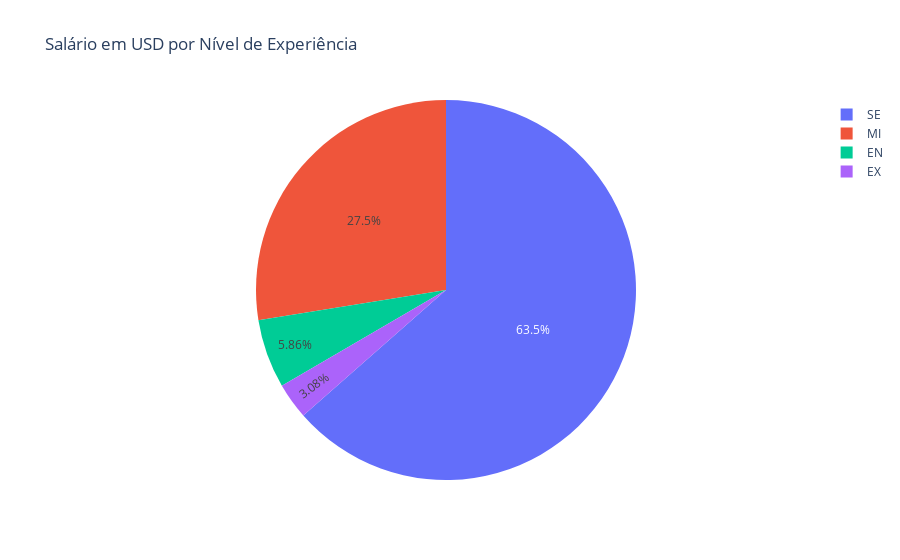

Source (notebook cell):
### Code cell
import pandas as pd
# df é dataframe

df = pd.read_csv("https://raw.githubusercontent.com/guilhermeonrails/data-jobs/refs/heads/main/salaries.csv")
# Mostrar as 5 primeiras linhas do dataframe

df.head()
# Mostrar as 5 últimas linhas do dataframe

df.head(10)
# Mostrar as primeiras 10 linhas

df.info ()
# Mostrar informações sobre o dataframe

df.describe()
# Mostrar estatísticas descritivas do dataframe

df.shape 
# Mostrar o tamanho do dataframe

linhas, colunas = df.shape [0], df.shape[1]
# Mostrar o número de linhas e colunas do dataframe

print("linhas:", linhas, "colunas:", colunas)
# Mostrar o número de linhas e colunas do dataframe

df.columns
# Mostrar os nomes das colunas do dataframe

renomear_colunas = {

'work_year':  'ano_trabalho',
'experience_level': 'nivel_experiencia',
'employment_type': 'tipo_emprego',
'job_title':'cargo',
'salary':'salario',
'salary_currency':'moeda_salario',
'salary_in_usd':'salario_em_usd',
'employee_residence': 'residencia_funcionario',
'remote_ratio':'percentual_remoto',
'company_location':'local_empresa',
'company_size':'porte_empresa'

}

df.rename(columns= renomear_colunas, inplace=True)

df.columns

# Renomear as colunas do dataframe para português


df["nivel_experiencia"].value_counts()
# Contar os valores únicos da coluna 'nivel_experiencia'

df["tipo_emprego"].value_counts()
# Contar os valores únicos da coluna 'tipo_emprego' e ordenar por índice

df["percentual_remoto"].value_counts()
# Contar os valores únicos da coluna 'remote_ratio' e ordenar por índice

df["porte_empresa"].value_counts()
# Contar os valores únicos da coluna 'company_size' e ordenar por índice

df.head()

df.describe(include="object")

df.describe()


#Daqui para frente, Aula 2

df.isnull()
# Verificar se há valores nulos no dataframe 

df.isnull().sum()
# Contar o número de valores nulos em cada coluna do dataframe

df ['ano_trabalho'].unique()
# Mostrar os valores únicos da coluna 'ano_trabalho'

df[df.isnull().any(axis=1)]
# Filtrar as linhas que possuem pelo menos um valor nulo em qualquer coluna

import numpy as np 


df_salarios = pd.DataFrame({
    # Criar um dataframe com os dados dos funcionários
    # 'nome' e 'salario' são as colunas do dataframe
    # 'nome' contém os nomes dos funcionários
    # 'salario' contém os salários dos funcionários
    'nome': ["ana", "bruno", "carlos", "daniele", "Val"],
    #os nomes dos funcionários do dataframe
    'salario': [4000, np.nan, 5000, np.nan, 100000]
    #os salários dos funcionários do dataframe
})

df_salarios['salario_media'] = df_salarios['salario']. fillna(df_salarios['salario'].mean().round(2))
# Calcular a média dos salários, preenchendo os valores nulos com a média arredondada para duas casas decimais

df_salarios['salario_mediana'] = df_salarios['salario']. fillna(df_salarios['salario'].median())
# Calcular a mediana dos salários, preenchendo os valores nulos com a mediana


df_salarios
# Mostrar o dataframe atualizado com a coluna 'salario_media'


df_temperaturas = pd.DataFrame({
    # Criar um dataframe com os dados de temperaturas
    'Dia' : ["Segunda", "Terça", "Quarta", "Quinta", "Sexta"],
    # os dias da semana
    'Temperatura' : [30, np.nan, np.nan, 28, 27]
    # as temperaturas correspondentes aos dias da semana
})

df_temperaturas['Pernchido_ffill'] = df_temperaturas['Temperatura'].ffill()
# Preencher os valores nulos da coluna 'Temperatura' usando o método de preenchimento para frente (ffill)
df_temperaturas
# Mostrar o dataframe atualizado com a coluna 'Pernchido_ffill'


df_temperaturas = pd.DataFrame({
    # Criar um dataframe com os dados de temperaturas
    'Dia' : ["Segunda", "Terça", "Quarta", "Quinta", "Sexta"],
    # os dias da semana
    'Temperatura' : [30, np.nan, np.nan, 28, 27]
    # as temperaturas correspondentes aos dias da semana
})

df_temperaturas['Pernchido_bfill'] = df_temperaturas['Temperatura'].bfill()
# Preencher os valores nulos da coluna 'Temperatura' usando o método de preenchimento para trás (bfill)
df_temperaturas
# Mostrar o dataframe atualizado com a coluna 'Pernchido_ffill'


df_cidades = pd.DataFrame({
    'nome': ["ana", "bruno", "carlos", "daniele", "Val"],
    #os nomes dos cidadãos
    'cidade': ["São Paulo", np.nan, "curitiba", np.nan, "belém"]
    # as cidades correspondentes aos cidadãos
})

df_cidades["cidade_preenchida"] = df_cidades["cidade"].fillna("Não Informado")
df_cidades
# Preencher os valores nulos da coluna 'cidade' com "Não Informado"


df_limpo = df.dropna()
# Remover as linhas que possuem valores nulos em qualquer coluna do dataframe original e criar um novo dataframe 'df_limpo'

df.isnull().sum()
# Verificar se há valores nulos no dataframe 'df_limpo' e contar o número de valores nulos em cada coluna

df_limpo.isnull().sum()
# Verificar se há valores nulos no dataframe 'df_limpo' e contar o número de valores nulos em cada coluna

df_limpo.head()
# Mostrar as 5 primeiras linhas do dataframe 'df_limpo'

df_limpo.info()
# Mostrar informações sobre o dataframe 'df_limpo'


df_limpo = df_limpo.assign(ano_trabalho = df_limpo['ano_trabalho'].astype('int64'))
# Converter a coluna 'ano_trabalho' para o tipo de dado inteiro (int64) no dataframe 'df_limpo'

df_limpo
# Mostrar o dataframe 'df_limpo' atualizado com a coluna 'ano_trabalho' convertida para o tipo de dado inteiro

#Daqui para frente, Aula 3

df_limpo.head()
# Mostrar as 5 primeiras linhas do dataframe 'df_limpo'

import matplotlib.pyplot as plt

df_limpo['nivel_experiencia'].value_counts().plot(kind='bar').set_title("Nível de Experiência")
plt.show()
# Contar os valores únicos da coluna 'nivel_experiencia' e plotar um gráfico de barras com o título 'Nível de Experiência'


import seaborn as sns
# Plotar um gráfico de barras com os valores únicos da coluna 'nivel_experiencia' usando o Seaborn

sns.barplot(data=df_limpo, x='nivel_experiencia', y='salario_em_usd')
# Plotar um gráfico de barras com os valores da coluna 'nivel_experiencia' no eixo x e os valores da coluna 'salario_em_usd' no eixo y usando o Seaborn

import matplotlib.pyplot as plt
# Plotar um gráfico de barras com os valores únicos da coluna 'nivel_experiencia' usando o Matplotlib

plt.figure(figsize=(8, 5))
sns.barplot(data=df_limpo, x='nivel_experiencia', y='salario_em_usd')
plt.title("Salário em USD por Nível de Experiência")
plt.xlabel("Nível de Experiência")
plt.ylabel("Salário em USD")
plt.show()
# Configurar o tamanho da figura, plotar um gráfico de barras com os valores da coluna 'nivel_experiencia' no eixo x e os valores da coluna 'salario_em_usd' no eixo y, adicionar título e rótulos aos eixos, e exibir o gráfico

df_limpo.groupby('nivel_experiencia')['salario_em_usd'].mean().sort_values(ascending=False)
# Agrupar o dataframe 'df_limpo' pela coluna 'nivel_experiencia', calcular a média dos valores da coluna 'salario_em_usd' para cada nível de experiência, e ordenar os resultados em ordem decrescente

ordem = df_limpo.groupby('nivel_experiencia')['salario_em_usd'].mean().sort_values(ascending=False).index
# Obter a ordem dos níveis de experiência com base na média dos salários em USD, ordenados em ordem decrescente

ordem
# Mostrar a ordem dos níveis de experiência com base na média dos salários em USD, ordenados em ordem decrescente

plt.figure(figsize=(8, 5)), 
sns.barplot(data=df_limpo, x='nivel_experiencia', y='salario_em_usd', order = ordem)
plt.title("Salário em USD por Nível de Experiência")
plt.xlabel("Nível de Experiência")
plt.ylabel("Salário em USD")
plt.show()


plt.figure(figsize=(8, 4))
sns.histplot(data=df_limpo, x='salario_em_usd', bins=50, kde=True)
plt.title("Distribuição do Salário em USD")
plt.xlabel("Salário em USD")
plt.ylabel("Frequência")
plt.show()
# Plotar um histograma da distribuição dos salários em USD com 30 bins e uma curva de densidade (kde) usando o Seaborn, adicionar título e rótulos aos eixos, e exibir o gráfico


plt.figure(figsize=(8, 5))
sns.boxplot(x=df_limpo ['salario_em_usd'])
plt.title("Boxplot do Salário em USD por Nível de Experiência")
plt.xlabel("Nível de Experiência")
# Plotar um boxplot dos salários em USD por nível de experiência, adicionar título e rótulos aos eixos, rotacionar os rótulos do eixo x para melhor legibilidade, e exibir o gráfico

ordem_nivel_experiencia = ['EX', 'EN', 'MI', 'SE']

plt.figure(figsize=(8, 5))
sns.boxplot(data=df_limpo, x='nivel_experiencia', y='salario_em_usd', order=ordem_nivel_experiencia)
plt.title("Boxplot do Salário em USD por Nível de Experiência")
plt.xlabel("Nível de Experiência")
plt.ylabel("Salário em USD")
plt.xticks(rotation=45)
plt.tight_layout()
plt.show()
# Plotar um boxplot dos salários em USD por nível de experiência, adicionar título e rótulos aos eixos, rotacionar os rótulos do eixo x para melhor legibilidade, ajustar o layout para evitar sobreposição de elementos, e exibir o gráfico


plt.figure(figsize=(8, 5))
sns.boxplot(data=df_limpo, x='nivel_experiencia', y='salario_em_usd', order=ordem_nivel_experiencia, palette='Set2', hue='nivel_experiencia')
plt.title("Boxplot do Salário em USD por Nível de Experiência")
plt.xlabel("Nível de Experiência")
plt.ylabel("Salário em USD")
plt.xticks(rotation=45)
plt.tight_layout()
plt.show()
# Plotar um boxplot dos salários em USD por nível de experiência, adicionar título e rótulos aos eixos, rotacionar os rótulos do eixo x para melhor legibilidade, ajustar o layout para evitar sobreposição de elementos, e exibir o gráfico com uma paleta de cores personalizada e diferenciando os níveis de experiência com a legenda (hue)


import sys
!{sys.executable} -m pip install plotly
# Importar a biblioteca Plotly para visualização interativa de dados

import plotly.express as px
# Importar o módulo express da biblioteca Plotly para criar gráficos interativos

import plotly.express as px

fig = px.pie(
    data_frame=df_limpo,
    names='nivel_experiencia',
    values='salario_em_usd',
    title='Salário em USD por Nível de Experiência'
)
fig.show()
# Criar um gráfico de pizza interativo usando o Plotly para mostrar a distribuição dos salários em USD por nível de experiência, com título e exibir o gráfico


#Quarta aula daqui para frente

### Figure 1 — Plotly figure (JSON) as saved in the notebook; plotly's stock layout.template omitted (floating-point values rounded to 4 significant figures; data arrays with more than 128 entries replaced by an {"elided": "..."} marker saying what was removed)
{"data": [{"domain": {"x": [0, 1], "y": [0, 1]}, "hovertemplate": "nivel_experiencia=%{label}<br>salario_em_usd=%{value}<extra></extra>", "labels": {"elided": "133339 str values"}, "legendgroup": "", "name": "", "showlegend": true, "type": "pie", "values": {"elided": "133339 int values"}}], "layout": {"legend": {"tracegroupgap": 0}, "title": {"text": "Salário em USD por Nível de Experiência"}}}
